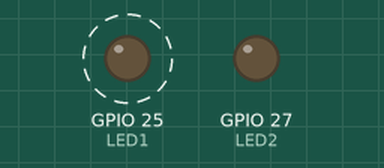
Simulated run of this sketch. Board: ESP32. On the bench: output pins drawn as LEDs (lit = HIGH). Dashed ring = blinking.

Above: at 0.5 s.
At 3.5 s:
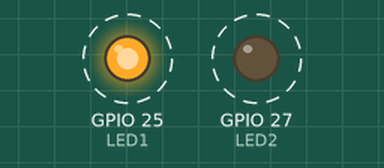
Timing chart, 0 to 4.6 s (numbered marks = the images above):
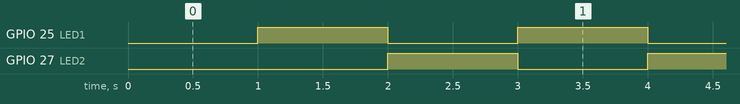

The sketch:

1_2_2_twoLED_millis.ino
```cpp
#define LED1 25
#define LED2 27

unsigned long previousMillis = 0; // 이전에 LED 상태를 변경한 시간을 저장
const long interval = 1000; // LED 상태를 변경하는 시간 간격 (1000ms = 1초)
bool ledState = false; // LED의 현재 상태를 저장

void setup() {

  pinMode(LED1, OUTPUT); // LED1과 LED2를 출력 모드로 설정
  pinMode(LED2, OUTPUT);

  Serial.begin(115200); // 시리얼 통신 시작
}

void loop() {

  unsigned long currentMillis = millis();  // 현재 시간을 밀리초 단위로 가져옴

  // 이전 상태 변경 후 1초가 지났는지 확인
  if (currentMillis - previousMillis >= interval) {

    previousMillis = currentMillis;  // 현재 시간을 이전 시간으로 저장

    // LED 상태를 반대로 변경
    ledState = !ledState;

    // LED 상태가 true이면
    if (ledState == true) {

      // LED1 켜기
      digitalWrite(LED1, HIGH);

      // LED2 끄기
      digitalWrite(LED2, LOW);
    }

    // LED 상태가 false이면
    else {

      // LED1 끄기
      digitalWrite(LED1, LOW);

      // LED2 켜기
      digitalWrite(LED2, HIGH);
    }
  }
}
```

Measured:
- by itself, GPIO 25 (LED1), GPIO 27 (LED2): alternates HIGH for 1.0 s and LOW for 1.0 s
